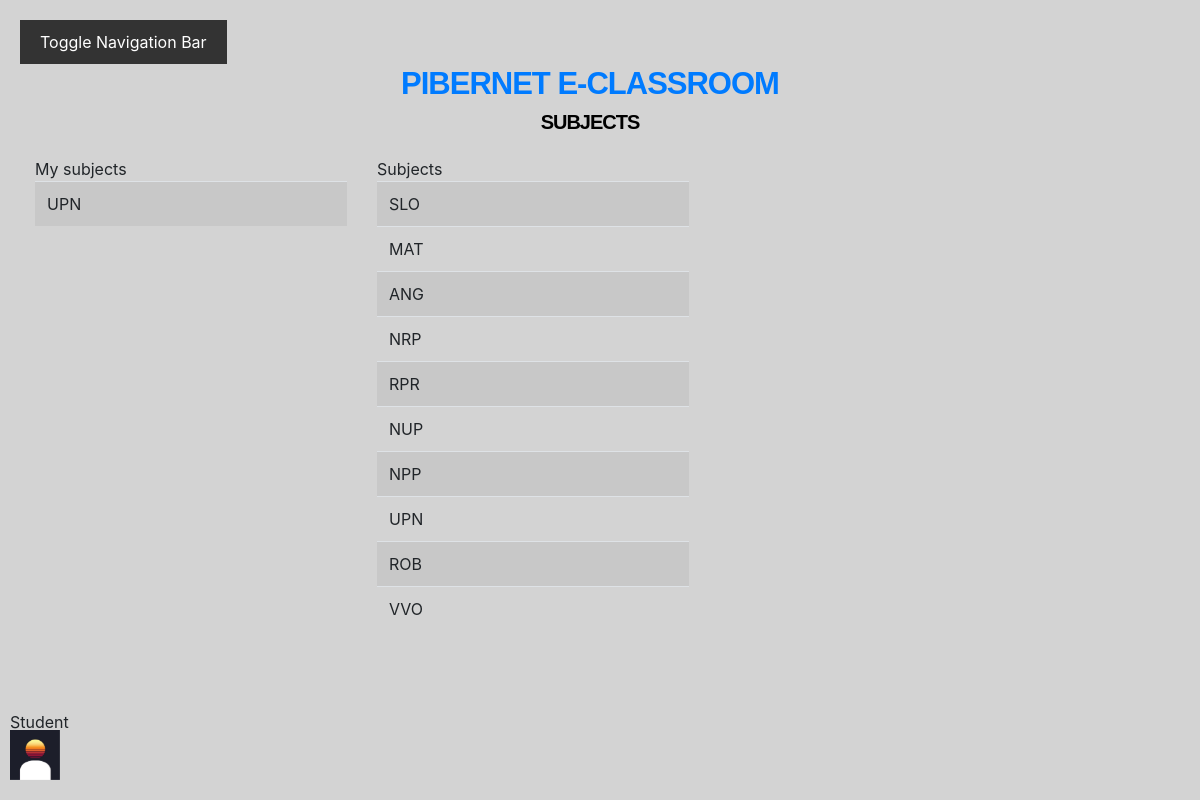
The app's page /Students_subjects.php (signed in) with its own data.
### tables this page shows
CREATE TABLE `subjects` (
  `id_subject` int NOT NULL,
  `subject_name` varchar(50) NOT NULL
);

### Students_subjects.php (the view, shortened to what this page needs)
<link rel="stylesheet" href="https://maxcdn.bootstrapcdn.com/bootstrap/4.5.2/css/bootstrap.min.css">
<?php
include 'header.php';
echo '<div class = "h2" >SUBJECTS</div>';
include 'database.php';
$sql = "SELECT s.id_subject, s.subject_name FROM subjects s JOIN students st ON s.id_subject = st.id_subject WHERE st.id_student = " . $_SESSION["user_id"];
$subjects = mysqli_query($link, $sql);
$sql = "SELECT subject_name FROM subjects";
$all_subjects = mysqli_query($link, $sql);
?>
<html>
<head>
</head>
<body >
<?php
include 'navigation_bar_s.php';
echo '<div style = "width : 100%; display: flex;">';
echo '<div style = "width : 30%; padding:15px;">';
echo '<table class="table table-striped">';
echo '<tbody>';
while ($row = mysqli_fetch_assoc($subjects )) {
    echo '<tr>';
    echo '<td>' . $row["subject_name"] . '</td>';
    echo '</tr>';
}
echo '</tbody>';
echo '</table>';
echo '</div>';
echo '<div style = "width : 30%; padding:15px;">';
echo '<table class="table table-striped">';
echo '<tbody>';
while ($row = mysqli_fetch_assoc($all_subjects )) {
    echo '<tr>';
    echo '<td>' . $row["subject_name"] . '</td>';
    echo '</tr>';
}
echo '</tbody>';
echo '</table>';
echo '</div>';
?>
</body>
</html>

### header.php (style rules this page uses)
.h2 { font-family: Arial, Helvetica, sans-serif; font-size: 20px; letter-spacing: -1px; word-spacing: 0px; color: #000000; font-weight: 700; text-decoration: none; font-style: normal; font-variant: normal; text-transform: none; text-align: center; }
body { background-color:#d3d3d3; padding-top: 65px; padding-left: 20px; padding-right: 40px; }

### Students_subjects.php (style rules this page uses)
body { background-color:#d3d3d3; }

### records on screen
subjects: subject_name "UPN"
subjects: subject_name "SLO"
subjects: subject_name "MAT"
subjects: subject_name "ANG"
subjects: subject_name "NRP"
subjects: subject_name "RPR"
subjects: subject_name "NUP"
subjects: subject_name "NPP"
subjects: subject_name "ROB"
subjects: subject_name "VVO"
